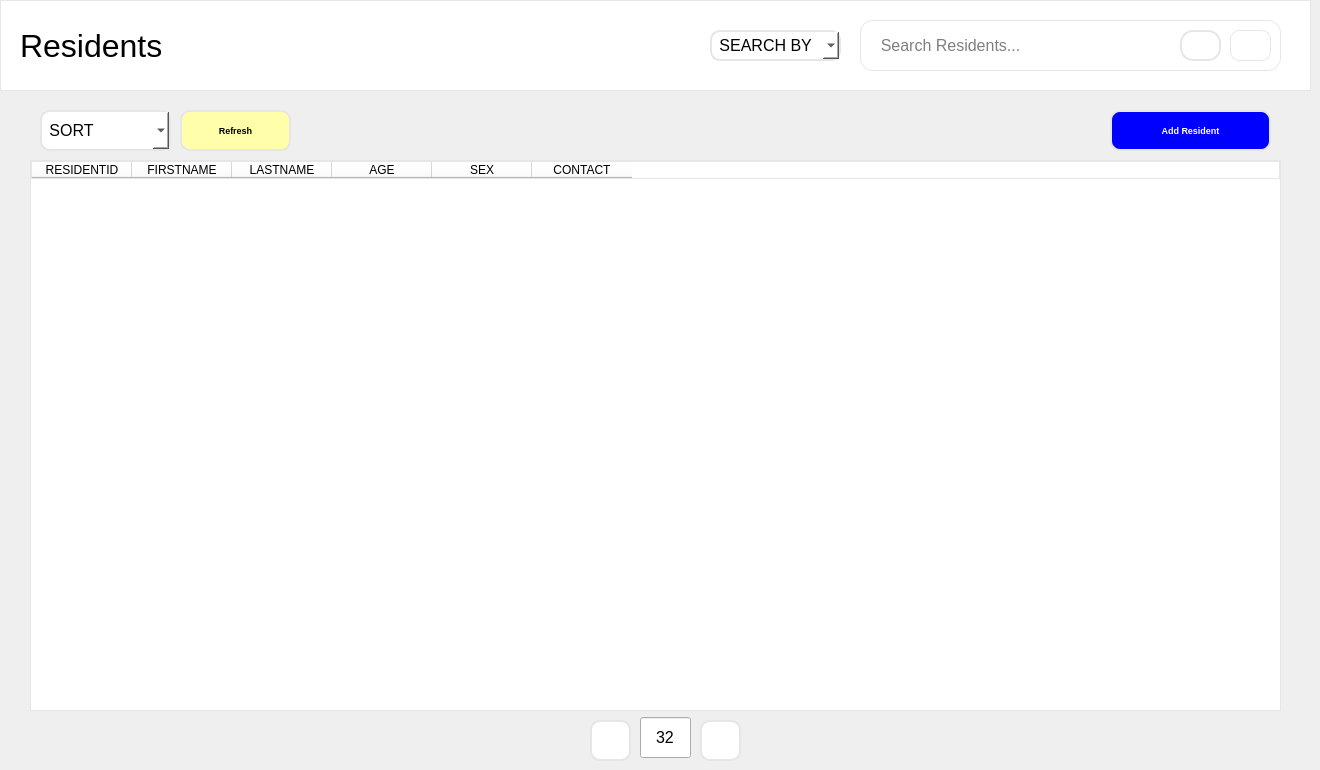
    <widget class="QWidget" name="page_3">
     <widget class="QFrame" name="frame_3">
      <property name="geometry">
       <rect>
        <x>0</x>
        <y>0</y>
        <width>1311</width>
        <height>91</height>
       </rect>
      </property>
      <property name="styleSheet">
       <string notr="true">background-color: white;
border: 1px solid rgb(230, 230, 230);</string>
      </property>
      <property name="frameShape">
       <enum>QFrame::StyledPanel</enum>
      </property>
      <property name="frameShadow">
       <enum>QFrame::Raised</enum>
      </property>
      <widget class="QLabel" name="label_2">
       <property name="geometry">
        <rect>
         <x>20</x>
         <y>10</y>
         <width>361</width>
         <height>71</height>
        </rect>
       </property>
       <property name="font">
        <font>
         <pointsize>24</pointsize>
        </font>
       </property>
       <property name="styleSheet">
        <string notr="true">border: 0px;</string>
       </property>
       <property name="text">
        <string>Residents</string>
       </property>
      </widget>
      <widget class="QPushButton" name="searchResBtn">
       <property name="geometry">
        <rect>
         <x>1230</x>
         <y>30</y>
         <width>41</width>
         <height>31</height>
        </rect>
       </property>
       <property name="styleSheet">
        <string notr="true">background-color: white;
border-radius: 9px;</string>
       </property>
       <property name="text">
        <string/>
       </property>
       <property name="icon">
        <iconset resource="../resource/resource.qrc">
         <normaloff>:/icons/icons/search.svg</normaloff>:/icons/icons/search.svg</iconset>
       </property>
      </widget>
      <widget class="QLineEdit" name="searchRes_line">
       <property name="geometry">
        <rect>
         <x>860</x>
         <y>20</y>
         <width>421</width>
         <height>51</height>
        </rect>
       </property>
       <property name="font">
        <font>
         <pointsize>12</pointsize>
        </font>
       </property>
       <property name="styleSheet">
        <string notr="true">background-color: white;
border-radius: 13px;</string>
       </property>
       <property name="placeholderText">
        <string>    Search Residents...</string>
       </property>
      </widget>
      <widget class="QPushButton" name="refreshResBtn">
       <property name="geometry">
        <rect>
         <x>1180</x>
         <y>30</y>
         <width>41</width>
         <height>31</height>
        </rect>
       </property>
       <property name="font">
        <font>
         <family>System</family>
         <weight>50</weight>
         <bold>false</bold>
        </font>
       </property>
       <property name="styleSheet">
        <string notr="true">background-color: white;
border: 2px solid rgb(230, 230, 230);
border-radius: 13px;</string>
       </property>
       <property name="text">
        <string/>
       </property>
       <property name="icon">
        <iconset resource="../resource/resource.qrc">
         <normaloff>:/icons/icons/refresh.svg</normaloff>:/icons/icons/refresh.svg</iconset>
       </property>
      </widget>
      <widget class="QComboBox" name="searchbyRes_box">
       <property name="geometry">
        <rect>
         <x>710</x>
         <y>30</y>
         <width>131</width>
         <height>31</height>
        </rect>
       </property>
       <property name="font">
        <font>
         <pointsize>12</pointsize>
        </font>
       </property>
       <property name="styleSheet">
        <string notr="true">background-color: white;
border: 2px solid rgb(230, 230, 230);
border-radius: 10px;</string>
       </property>
       <item>
        <property name="text">
         <string> SEARCH BY</string>
        </property>
       </item>
       <item>
        <property name="text">
         <string> RESIDENTID</string>
        </property>
       </item>
       <item>
        <property name="text">
         <string> FIRSTNAME</string>
        </property>
       </item>
       <item>
        <property name="text">
         <string> LASTNAME</string>
        </property>
       </item>
       <item>
        <property name="text">
         <string> AGE</string>
        </property>
       </item>
       <item>
        <property name="text">
         <string> SEX</string>
        </property>
       </item>
       <item>
        <property name="text">
         <string> CONTACT</string>
        </property>
       </item>
      </widget>
      <zorder>label_2</zorder>
      <zorder>searchRes_line</zorder>
      <zorder>searchResBtn</zorder>
      <zorder>refreshResBtn</zorder>
      <zorder>searchbyRes_box</zorder>
     </widget>
     <widget class="QTableWidget" name="resident_table">
      <property name="geometry">
       <rect>
        <x>30</x>
        <y>160</y>
        <width>1251</width>
        <height>551</height>
       </rect>
      </property>
      <property name="styleSheet">
       <string notr="true">background-color: white;
border: 1px solid rgb(230, 230, 230);
border-radius: 0px;</string>
      </property>
      <attribute name="horizontalHeaderStretchLastSection">
       <bool>false</bool>
      </attribute>
      <column>
       <property name="text">
        <string>RESIDENTID</string>
       </property>
      </column>
      <column>
       <property name="text">
        <string>FIRSTNAME</string>
       </property>
      </column>
      <column>
       <property name="text">
        <string>LASTNAME</string>
       </property>
      </column>
      <column>
       <property name="text">
        <string>AGE</string>
       </property>
      </column>
      <column>
       <property name="text">
        <string>SEX</string>
       </property>
      </column>
      <column>
       <property name="text">
        <string>CONTACT</string>
       </property>
      </column>
     </widget>
     <widget class="QPushButton" name="addResBtn">
      <property name="geometry">
       <rect>
        <x>1110</x>
        <y>110</y>
        <width>161</width>
        <height>41</height>
       </rect>
      </property>
      <property name="font">
       <font>
        <family>System</family>
        <pointsize>7</pointsize>
        <weight>75</weight>
        <bold>true</bold>
       </font>
      </property>
      <property name="styleSheet">
       <string notr="true">background-color: blue;
border: 2px solid rgb(230, 230, 230);
border-radius: 10px;
color: white;</string>
      </property>
      <property name="text">
       <string>Add Resident</string>
      </property>
      <property name="icon">
       <iconset resource="../resource/resource.qrc">
        <normaloff>:/icons/icons/plus.svg</normaloff>:/icons/icons/plus.svg</iconset>
      </property>
     </widget>
     <widget class="QComboBox" name="sortRes_box">
      <property name="geometry">
       <rect>
        <x>40</x>
        <y>110</y>
        <width>131</width>
        <height>41</height>
       </rect>
      </property>
      <property name="font">
       <font>
        <pointsize>12</pointsize>
       </font>
      </property>
      <property name="styleSheet">
       <string notr="true">background-color: white;
border: 2px solid rgb(230, 230, 230);
border-radius: 10px;</string>
      </property>
      <item>
       <property name="text">
        <string> SORT</string>
       </property>
      </item>
      <item>
       <property name="text">
        <string> RESIDENTID</string>
       </property>
      </item>
      <item>
       <property name="text">
        <string> FIRSTNAME</string>
       </property>
      </item>
      <item>
       <property name="text">
        <string> LASTNAME</string>
       </property>
      </item>
      <item>
       <property name="text">
        <string> AGE</string>
       </property>
      </item>
      <item>
       <property name="text">
        <string> SEX</string>
       </property>
      </item>
      <item>
       <property name="text">
        <string> CONTACT</string>
       </property>
      </item>
     </widget>
     <widget class="QPushButton" name="refreshResBtn_2">
      <property name="geometry">
       <rect>
        <x>180</x>
        <y>110</y>
        <width>111</width>
        <height>41</height>
       </rect>
      </property>
      <property name="font">
       <font>
        <family>System</family>
        <pointsize>7</pointsize>
        <weight>75</weight>
        <bold>true</bold>
       </font>
      </property>
      <property name="styleSheet">
       <string notr="true">background-color: rgb(255, 255, 171);
border: 2px solid rgb(230, 230, 230);
border-radius: 10px;
color: black;</string>
      </property>
      <property name="text">
       <string>Refresh</string>
      </property>
     </widget>
     <widget class="QPushButton" name="pushButton">
      <property name="geometry">
       <rect>
        <x>590</x>
        <y>720</y>
        <width>41</width>
        <height>41</height>
       </rect>
      </property>
      <property name="font">
       <font>
        <pointsize>12</pointsize>
        <weight>75</weight>
        <bold>true</bold>
       </font>
      </property>
      <property name="styleSheet">
       <string notr="true">background-color: white;
border: 2px solid rgb(230, 230, 230);
border-radius: 10px;</string>
      </property>
      <property name="text">
       <string/>
      </property>
      <property name="icon">
       <iconset resource="../resource/resource.qrc">
        <normaloff>:/icons/icons/angle-double-left.svg</normaloff>:/icons/icons/angle-double-left.svg</iconset>
      </property>
     </widget>
     <widget class="QPushButton" name="pushButton_2">
      <property name="geometry">
       <rect>
        <x>700</x>
        <y>720</y>
        <width>41</width>
        <height>41</height>
       </rect>
      </property>
      <property name="font">
       <font>
        <pointsize>12</pointsize>
        <weight>75</weight>
        <bold>true</bold>
       </font>
      </property>
      <property name="autoFillBackground">
       <bool>false</bool>
      </property>
      <property name="styleSheet">
       <string notr="true">background-color: white;
border: 2px solid rgb(230, 230, 230);
border-radius: 10px;</string>
      </property>
      <property name="text">
       <string/>
      </property>
      <property name="icon">
       <iconset resource="../resource/resource.qrc">
        <normaloff>:/icons/icons/angle-double-right.svg</normaloff>:/icons/icons/angle-double-right.svg</iconset>
      </property>
     </widget>
     <widget class="QLineEdit" name="lineEdit_2">
      <property name="geometry">
       <rect>
        <x>640</x>
        <y>717</y>
        <width>51</width>
        <height>41</height>
       </rect>
      </property>
      <property name="font">
       <font>
        <pointsize>12</pointsize>
       </font>
      </property>
      <property name="text">
       <string>32</string>
      </property>
      <property name="alignment">
       <set>Qt::AlignCenter</set>
      </property>
     </widget>
    </widget>
